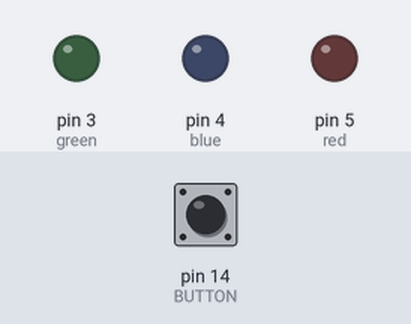
Bench run of a sketch on a simulated Arduino Uno, built with avr-gcc and run on an emulated ATmega328P. Shown: output pins drawn as LEDs (lit = HIGH). Dashed ring = blinking. Inputs (shaded band) come from the test bench; at power-on: pin 14 (BUTTON) LOW.

Above: at 1.2 s.
1.3 s: pin 14 (BUTTON) pulled HIGH for 0.15 s
At 1.45 s:
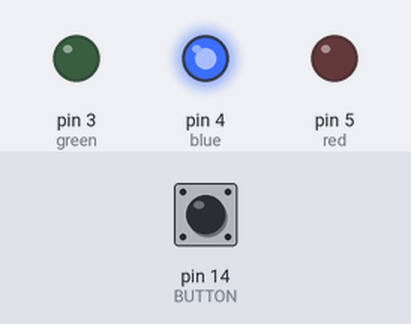
3.1 s: pin 14 (BUTTON) pulled HIGH for 3.2 s
At 3.35 s:
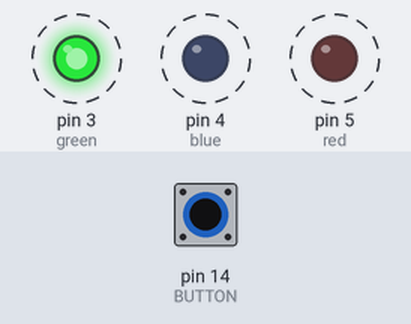
Timing chart, 0 to 7.9 s (numbered marks = the images above; inputs shaded):
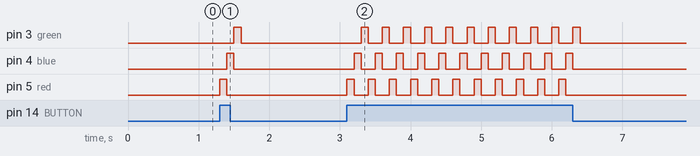

Measured:
- after the input at 1.3 s, pin 3 (green): LOW → HIGH after 0.20 s, → LOW 0.10 s later; pin 4 (blue): LOW → HIGH after 0.10 s, → LOW 0.10 s later; pin 5 (red): LOW → HIGH at once, → LOW 0.10 s later
- after the input at 3.1 s, pin 3 (green): alternates HIGH for 0.10 s and LOW for 0.20 s, 22 changes in all, then stays LOW, starting after 0.20 s; pin 4 (blue): alternates HIGH for 0.10 s and LOW for 0.20 s, 22 changes in all, then stays LOW, starting after 0.10 s

The sketch:

demo3.ino
```cpp
const int green=3;
const int blue=4;
const int red=5;
const int BUTTON =14;
int val=0;

void setup() {
  pinMode(red,OUTPUT);
  pinMode(blue,OUTPUT);
  pinMode(green,OUTPUT);
  pinMode(BUTTON,INPUT);

}

void loop() {
  val=digitalRead(BUTTON);

  if(val==HIGH){
   digitalWrite(green,LOW);
     digitalWrite(red,HIGH);
     delay(100);
     digitalWrite(red,LOW);
    digitalWrite(blue,HIGH);
     delay(100);
      digitalWrite(blue,LOW);
    digitalWrite(green,HIGH);
     delay(100);
  }else {
     digitalWrite(red,LOW);
     digitalWrite(blue,LOW);
     digitalWrite(green,LOW);

  }
}
```
